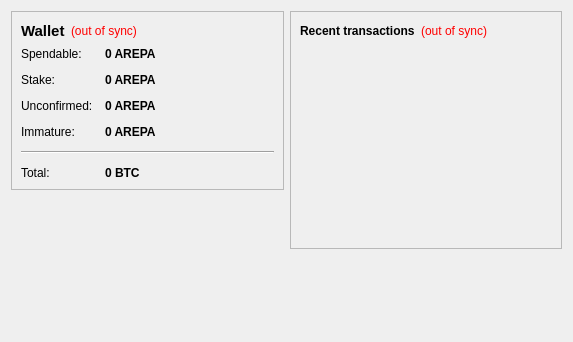
<?xml version="1.0" encoding="UTF-8"?>
<ui version="4.0">
 <class>OverviewPage</class>
 <widget class="QWidget" name="OverviewPage">
  <property name="geometry">
   <rect>
    <x>0</x>
    <y>0</y>
    <width>573</width>
    <height>342</height>
   </rect>
  </property>
  <property name="windowTitle">
   <string>Form</string>
  </property>
  <layout class="QHBoxLayout" name="horizontalLayout" stretch="1,1">
   <item>
    <layout class="QVBoxLayout" name="verticalLayout_2">
     <item>
      <widget class="QFrame" name="frame">
       <property name="frameShape">
        <enum>QFrame::StyledPanel</enum>
       </property>
       <property name="frameShadow">
        <enum>QFrame::Raised</enum>
       </property>
       <layout class="QVBoxLayout" name="verticalLayout_4">
        <item>
         <layout class="QHBoxLayout" name="horizontalLayout_4">
          <item>
           <widget class="QLabel" name="label_5">
            <property name="font">
             <font>
              <pointsize>11</pointsize>
              <weight>75</weight>
              <bold>true</bold>
             </font>
            </property>
            <property name="text">
             <string>Wallet</string>
            </property>
           </widget>
          </item>
          <item>
           <widget class="QLabel" name="labelWalletStatus">
            <property name="toolTip">
             <string>The displayed information may be out of date. Your wallet automatically synchronizes with the Arepacoin network after a connection is established, but this process has not completed yet.</string>
            </property>
            <property name="styleSheet">
             <string notr="true">QLabel { color: red; }</string>
            </property>
            <property name="text">
             <string notr="true">(out of sync)</string>
            </property>
            <property name="alignment">
             <set>Qt::AlignLeading|Qt::AlignLeft|Qt::AlignVCenter</set>
            </property>
           </widget>
          </item>
          <item>
           <spacer name="horizontalSpacer_2">
            <property name="orientation">
             <enum>Qt::Horizontal</enum>
            </property>
            <property name="sizeHint" stdset="0">
             <size>
              <width>40</width>
              <height>20</height>
             </size>
            </property>
           </spacer>
          </item>
         </layout>
        </item>
        <item>
         <layout class="QFormLayout" name="formLayout_2">
          <property name="fieldGrowthPolicy">
           <enum>QFormLayout::AllNonFixedFieldsGrow</enum>
          </property>
          <property name="horizontalSpacing">
           <number>12</number>
          </property>
          <property name="verticalSpacing">
           <number>12</number>
          </property>
          <item row="0" column="0">
           <widget class="QLabel" name="label">
            <property name="text">
             <string>Spendable:</string>
            </property>
           </widget>
          </item>
          <item row="0" column="1">
           <widget class="QLabel" name="labelBalance">
            <property name="font">
             <font>
              <weight>75</weight>
              <bold>true</bold>
             </font>
            </property>
            <property name="cursor">
             <cursorShape>IBeamCursor</cursorShape>
            </property>
            <property name="toolTip">
             <string>Your current spendable balance</string>
            </property>
            <property name="text">
             <string notr="true">0 AREPA</string>
            </property>
            <property name="textInteractionFlags">
             <set>Qt::LinksAccessibleByMouse|Qt::TextSelectableByKeyboard|Qt::TextSelectableByMouse</set>
            </property>
           </widget>
          </item>
          <item row="1" column="0">
           <widget class="QLabel" name="label_6">
            <property name="text">
             <string>Stake:</string>
            </property>
           </widget>
          </item>
          <item row="1" column="1">
           <widget class="QLabel" name="labelStake">
            <property name="font">
             <font>
              <weight>75</weight>
              <bold>true</bold>
             </font>
            </property>
            <property name="cursor">
             <cursorShape>IBeamCursor</cursorShape>
            </property>
            <property name="toolTip">
             <string>Total of coins that was staked, and do not yet count toward the current balance</string>
            </property>
            <property name="text">
             <string notr="true">0 AREPA</string>
            </property>
            <property name="textInteractionFlags">
             <set>Qt::LinksAccessibleByMouse|Qt::TextSelectableByKeyboard|Qt::TextSelectableByMouse</set>
            </property>
           </widget>
          </item>
          <item row="2" column="0">
           <widget class="QLabel" name="label_3">
            <property name="text">
             <string>Unconfirmed:</string>
            </property>
           </widget>
          </item>
          <item row="2" column="1">
           <widget class="QLabel" name="labelUnconfirmed">
            <property name="font">
             <font>
              <weight>75</weight>
              <bold>true</bold>
             </font>
            </property>
            <property name="cursor">
             <cursorShape>IBeamCursor</cursorShape>
            </property>
            <property name="toolTip">
             <string>Total of transactions that have yet to be confirmed, and do not yet count toward the current balance</string>
            </property>
            <property name="text">
             <string notr="true">0 AREPA</string>
            </property>
            <property name="textInteractionFlags">
             <set>Qt::LinksAccessibleByMouse|Qt::TextSelectableByKeyboard|Qt::TextSelectableByMouse</set>
            </property>
           </widget>
          </item>
          <item row="3" column="0">
           <widget class="QLabel" name="labelImmatureText">
            <property name="text">
             <string>Immature:</string>
            </property>
           </widget>
          </item>
          <item row="3" column="1">
           <widget class="QLabel" name="labelImmature">
            <property name="font">
             <font>
              <weight>75</weight>
              <bold>true</bold>
             </font>
            </property>
            <property name="toolTip">
             <string>Mined balance that has not yet matured</string>
            </property>
            <property name="text">
             <string notr="true">0 AREPA</string>
            </property>
            <property name="textInteractionFlags">
             <set>Qt::LinksAccessibleByMouse|Qt::TextSelectableByKeyboard|Qt::TextSelectableByMouse</set>
            </property>
           </widget>
          </item>
          <item row="4" column="0" colspan="2">
           <widget class="Line" name="line">
            <property name="orientation">
             <enum>Qt::Horizontal</enum>
            </property>
           </widget>
          </item>
          <item row="5" column="0">
           <widget class="QLabel" name="labelTotalText">
            <property name="text">
             <string>Total:</string>
            </property>
           </widget>
          </item>
          <item row="5" column="1">
           <widget class="QLabel" name="labelTotal">
            <property name="font">
             <font>
              <weight>75</weight>
              <bold>true</bold>
             </font>
            </property>
            <property name="cursor">
             <cursorShape>IBeamCursor</cursorShape>
            </property>
            <property name="toolTip">
             <string>Your current total balance</string>
            </property>
            <property name="text">
             <string notr="true">0 BTC</string>
            </property>
            <property name="textInteractionFlags">
             <set>Qt::LinksAccessibleByMouse|Qt::TextSelectableByKeyboard|Qt::TextSelectableByMouse</set>
            </property>
           </widget>
          </item>
         </layout>
        </item>
       </layout>
      </widget>
     </item>
     <item>
      <spacer name="verticalSpacer">
       <property name="orientation">
        <enum>Qt::Vertical</enum>
       </property>
       <property name="sizeHint" stdset="0">
        <size>
         <width>20</width>
         <height>40</height>
        </size>
       </property>
      </spacer>
     </item>
    </layout>
   </item>
   <item>
    <layout class="QVBoxLayout" name="verticalLayout_3">
     <item>
      <widget class="QFrame" name="frame_2">
       <property name="frameShape">
        <enum>QFrame::StyledPanel</enum>
       </property>
       <property name="frameShadow">
        <enum>QFrame::Raised</enum>
       </property>
       <layout class="QVBoxLayout" name="verticalLayout">
        <item>
         <layout class="QHBoxLayout" name="horizontalLayout_2">
          <item>
           <widget class="QLabel" name="label_4">
            <property name="text">
             <string>&lt;b&gt;Recent transactions&lt;/b&gt;</string>
            </property>
           </widget>
          </item>
          <item>
           <widget class="QLabel" name="labelTransactionsStatus">
            <property name="toolTip">
             <string>The displayed information may be out of date. Your wallet automatically synchronizes with the Arepacoin network after a connection is established, but this process has not completed yet.</string>
            </property>
            <property name="styleSheet">
             <string notr="true">QLabel { color: red; }</string>
            </property>
            <property name="text">
             <string notr="true">(out of sync)</string>
            </property>
            <property name="alignment">
             <set>Qt::AlignRight|Qt::AlignTrailing|Qt::AlignVCenter</set>
            </property>
           </widget>
          </item>
          <item>
           <spacer name="horizontalSpacer">
            <property name="orientation">
             <enum>Qt::Horizontal</enum>
            </property>
            <property name="sizeHint" stdset="0">
             <size>
              <width>40</width>
              <height>20</height>
             </size>
            </property>
           </spacer>
          </item>
         </layout>
        </item>
        <item>
         <widget class="QListView" name="listTransactions">
          <property name="styleSheet">
           <string notr="true">QListView { background: transparent; }</string>
          </property>
          <property name="frameShape">
           <enum>QFrame::NoFrame</enum>
          </property>
          <property name="verticalScrollBarPolicy">
           <enum>Qt::ScrollBarAlwaysOff</enum>
          </property>
          <property name="horizontalScrollBarPolicy">
           <enum>Qt::ScrollBarAlwaysOff</enum>
          </property>
          <property name="selectionMode">
           <enum>QAbstractItemView::NoSelection</enum>
          </property>
         </widget>
        </item>
       </layout>
      </widget>
     </item>
     <item>
      <spacer name="verticalSpacer_2">
       <property name="orientation">
        <enum>Qt::Vertical</enum>
       </property>
       <property name="sizeHint" stdset="0">
        <size>
         <width>20</width>
         <height>40</height>
        </size>
       </property>
      </spacer>
     </item>
    </layout>
   </item>
  </layout>
 </widget>
 <resources/>
 <connections/>
</ui>
